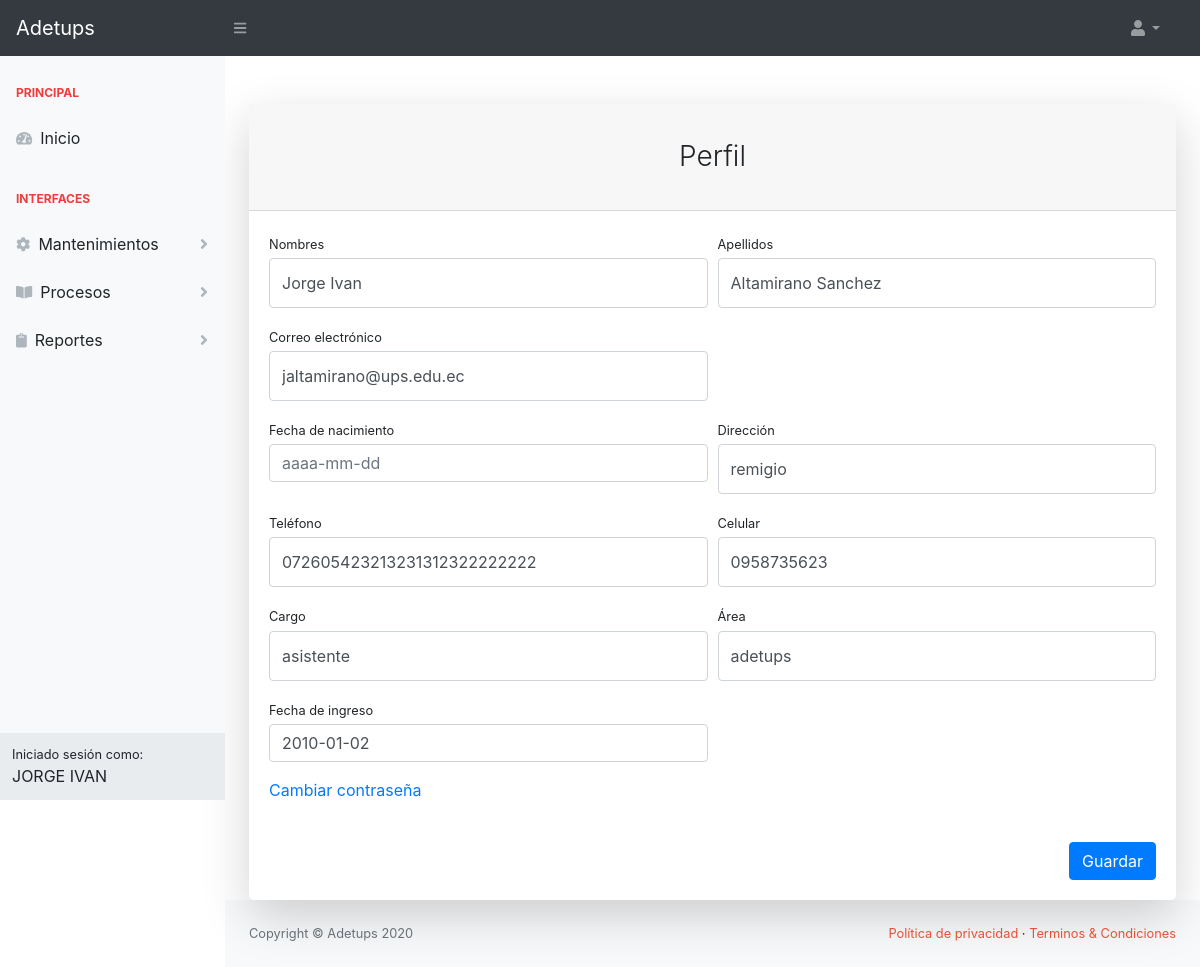
Screenshot of /asistente/usuarioupdate/33/ (signed in) with the database file from the repository.
### sistema/models.py (models this page shows, shortened)
class Usuario(AbstractBaseUser, PermissionsMixin):
    foto = models.ImageField(upload_to='img_perfil', null=True, blank=True, default='img_perfil/default-avatar.jpg')
    nombres = models.CharField(max_length=50, null=True, blank=True)
    date_joined = models.DateTimeField(default=timezone.now, null=True, blank=True)
    apellidos = models.CharField(max_length=50, null=True, blank=True)
    username = models.CharField(max_length=50, null=True, blank=True, unique=True)
    email = models.EmailField(unique=True, null=True, blank=True)
    fecha_nacimiento = models.DateField(null=True, blank=True)
    is_active = models.BooleanField(default=True, null=True, blank=True)
    is_staff = models.BooleanField(default=False, null=True, blank=True)
    tipo = models.CharField(max_length=20, null=True, blank=True)
    USERNAME_FIELD = 'username'
    objects = PersonalizadoBaseUserManager()

class Socio(models.Model):
    usuario = models.ForeignKey(Usuario, on_delete=models.CASCADE)
    direccion = models.CharField(max_length=80, null=True, blank=True)  # Field name made lowercase.
    telefono = models.CharField(max_length=15, null=True, blank=True)  # Field name made lowercase.
    celular = models.CharField(max_length=10, null=True, blank=True)  # Field name made lowercase.
    cargo = models.CharField(max_length=20, null=True, blank=True)  # Field name made lowercase.
    area = models.CharField(max_length=20, null=True, blank=True)  # Field name made lowercase.
    fecha_ingreso = models.DateField(blank=True, null=True)  # Field name made lowercase.
    is_garante = models.BooleanField(default=False, null=True, blank=True)
    rubros = models.ManyToManyField(RubroSocio, blank=True, null=True)

### asistente/views.py (the view, shortened to what this page needs)
# urls.py: path('usuarioupdate/<int:pk>/', UsuarioUpdate.as_view(),
class UsuarioUpdate(LoginRequiredMixin, UpdateView):
    model = Usuario
    template_name = 'asistente/perfil.html'
    fields = ['nombres', 'apellidos', 'fecha_nacimiento']
    def get_context_data(self, **kwargs):
        context = super().get_context_data(**kwargs)
        context['socio'] = Socio.objects.get(usuario_id=self.request.user.id)
        return context

### asistente/templates/asistente/perfil.html (shortened to what this page needs)
{% extends 'asistente/index.html' %}
{% block content %}
    <div class="card shadow-lg border-0 rounded-lg mt-5">
        <div class="card-header">
            <h3 class="text-center font-weight-light my-4">Perfil</h3></div>
        <div class="card-body">
            <form method="post" id="formularioId">
                <div class="form-row">
                    <div class="col-md-6">
                        <div class="form-group">
                            <label class="small mb-1" for="nombresId">Nombres</label>
                            <input class="form-control py-4" id="nombresId" name="nombres" type="text"
                                   placeholder="Ingrese los nombres" value="{{ request.user.nombres|default_if_none:""|title }}" required/>
                        </div>
                    </div>
                    <div class="col-md-6">
                        <div class="form-group">
                            <label class="small mb-1" for="apellidosId">Apellidos</label>
                            <input class="form-control py-4" id="apellidosId" name="apellidos" type="text"
                                   placeholder="Ingrese los apellidos" value="{{ request.user.apellidos|default_if_none:""|title  }}" required/>
                        </div>
                    </div>
                </div>
                <div class="form-row">
                    <div class="col-md-6">
                        <div class="form-group">
                            <label class="small mb-1" for="emailId">Correo electrónico</label>
                            <input class="form-control py-4" id="emailId" name="email" type="email"
                                   placeholder="Ingrese el correo electrónico" value="{{ request.user.email|default_if_none:"" }}"
                                   required/>
                        </div>
                    </div>
                </div>
                <div class="form-row">
                    <div class="col-md-6">
                        <label class="small mb-1" for="fecha_nacimientoId">Fecha de nacimiento</label>
                        <input pattern="(?:19|20)(?:(?:[13579][26]|[02468][048])-(?:(?:0[1-9]|1[0-2])-(?:0[1-9]|1[0-9]|2[0-9])|(?:(?!02)(?:0[1-9]|1[0-2])-(?:30))|(?:(?:0[13578]|1[02])-31))|(?:[0-9]{2}-(?:0[1-9]|1[0-2])-(?:0[1-9]|1[0-9]|2[0-8])|(?:(?!02)(?:0[1-9]|1[0-2])-(?:29|30))|(?:(?:0[13578]|1[02])-31)))"
                               class="form-control form-control-user" name="fecha_nacimiento"
                               id="fecha_nacimientoId" value="{{ request.user.fecha_nacimiento|default_if_none:"" }}"
                               placeholder="aaaa-mm-dd" autocomplete="off"
                               required/>
                    </div>
                    <div class="col-md-6">
                        <div class="form-group">
                            <label class="small mb-1" for="direccionId">Dirección</label>
                            <input class="form-control py-4" id="direccionId" name="direccion" type="text"
                                   placeholder="Ingrese la dirección" value="{{ socio.direccion|default_if_none:"" }}" required/>
                        </div>
                    </div>
                </div>
                <div class="form-row">
                    <div class="col-md-6">
                        <div class="form-group">
                            <label class="small mb-1" for="telefonoId">Teléfono</label>
                            <input class="form-control py-4" id="telefonoId" name="telefono" type="tel"
                                   placeholder="Ingrese el teléfono" value="{{ socio.telefono|default_if_none:"" }}"
                                   onkeypress="return soloNumeros(event)" required/>
                        </div>
                    </div>
                    <div class="col-md-6">
                        <div class="form-group">
                            <label class="small mb-1" for="celularId">Celular</label>
                            <input class="form-control py-4" id="celularId" name="celular" type="tel"
                                   placeholder="Ingrese el celular" value="{{ socio.celular|default_if_none:"" }}"
                                   onkeypress="return soloNumeros(event)" maxlength="10" minlength="10" required/>
                        </div>
                    </div>
                </div>
                <div class="form-row">
                    <div class="col-md-6">
                        <div class="form-group">
                            <label class="small mb-1" for="cargoId">Cargo</label>
                            <input class="form-control py-4" id="cargoId" name="cargo" type="text"
                                   placeholder="Ingrese el cargo" value="{{ socio.cargo|default_if_none:"" }}" required/>
                        </div>
                    </div>
                    <div class="col-md-6">
                        <div class="form-group">
                            <label class="small mb-1" for="areaId">Área</label>
                            <input class="form-control py-4" id="areaId" name="area" type="text"
                                   placeholder="Ingrese el area" value="{{ socio.area|default_if_none:"" }}" required/>
                        </div>
                    </div>
                </div>
                   <div class="form-row">
                    <div class="col-md-6">
                        <label class="small mb-1" for="fecha_ingresoId">Fecha de ingreso</label>
                        <input pattern="(?:19|20)(?:(?:[13579][26]|[02468][048])-(?:(?:0[1-9]|1[0-2])-(?:0[1-9]|1[0-9]|2[0-9])|(?:(?!02)(?:0[1-9]|1[0-2])-(?:30))|(?:(?:0[13578]|1[02])-31))|(?:[0-9]{2}-(?:0[1-9]|1[0-2])-(?:0[1-9]|1[0-9]|2[0-8])|(?:(?!02)(?:0[1-9]|1[0-2])-(?:29|30))|(?:(?:0[13578]|1[02])-31)))"
                               class="form-control form-control-user" name="fecha_ingreso"
                               id="fecha_ingresoId" value="{{ socio.fecha_ingreso|default_if_none:"" }}"
                               placeholder="aaaa-mm-dd" autocomplete="off"
                               required/>
                    </div>
                </div>
                <div class="form-row mt-3">
                    <div class="col-md-6">
                        <div class="form-group">
                            <a href="{% url 'asistente:cambiarpassword' %}">Cambiar contraseña</a>
                        </div>
                    </div>
                </div>
                <div class="form-group d-flex align-items-center justify-content-end mt-4 mb-0">
                    <button type="submit" class="btn btn-primary">Guardar</button>
                </div>
            </form>
        </div>
    </div>
{% endblock %}

### sistema/templates/sistema/base.html (shortened to what this page needs)
{% load static %}
<!DOCTYPE html>
<html lang="en">
<head>
    {% block css %}
        <link href="{% static 'css/styles.css' %}" rel="stylesheet"/>
        <link href="https://cdn.datatables.net/1.10.20/css/dataTables.bootstrap4.min.css" rel="stylesheet"
/>
        <link rel="stylesheet"
              href="https://cdn.jsdelivr.net/npm/bootstrap-select@1.13.14/dist/css/bootstrap-select.min.css">
        <link href="{% static 'css/datepicker.css' %}" rel="stylesheet">
        <link rel="stylesheet" href="https://cdn.datatables.net/buttons/1.6.5/css/buttons.dataTables.min.css">
    {% endblock %}
</head>
<body class="sb-nav-fixed">
<nav class="sb-topnav navbar navbar-expand navbar-dark bg-dark">
    <a class="navbar-brand">Adetups</a>
    <button class="btn btn-link btn-sm order-1 order-lg-0" id="sidebarToggle" href="#"><i class="fas fa-bars"></i>
    </button>
    <ul class="navbar-nav d-none d-md-inline-block form-inline ml-auto mr-0 mr-md-3 my-2 my-md-0">
        <li class="nav-item dropdown">
            <a class="nav-link dropdown-toggle" id="userDropdown" href="#" role="button" data-toggle="dropdown"
               aria-haspopup="true" aria-expanded="false"><i class="fas fa-user fa-fw"></i></a>
        </li>
    </ul>
</nav>
<div id="layoutSidenav">
    <div id="layoutSidenav_nav">
        <nav class="sb-sidenav accordion sb-sidenav-light" id="sidenavAccordion">
            <div class="sb-sidenav-menu">
                <div class="nav">
                    {% block navbar %}
                    {% endblock %}
                </div>
            </div>
            <div class="sb-sidenav-footer">
                <div class="small">Iniciado sesión como:</div>
                {{ request.user.nombres }}
            </div>
        </nav>
    </div>
    <div id="layoutSidenav_content">
        <main>
            <div class="container-fluid">
                {% block content %}
                {% endblock %}
            </div>
        </main>
        <footer class="py-4 bg-light mt-auto">
            <div class="container-fluid">
                <div class="d-flex align-items-center justify-content-between small">
                    <div class="text-muted">Copyright &copy; Adetups 2020</div>
                    <div>
                        <a href="#" class="text-adetups">Política de privacidad</a>
                        &middot;
                        <a href="#" class="text-adetups">Terminos &amp; Condiciones</a>
                    </div>
                </div>
            </div>
        </footer>
    </div>
</div>
</body>
</html>

### rows the page displays
Usuario: user.nombres "JORGE IVAN", nombres "Jorge Ivan", apellidos "Altamirano Sanchez", email "jaltamirano@ups.edu.ec"
Socio: direccion "remigio", telefono "072605423213231312322222222", celular "0958735623", cargo "asistente", area "adetups", fecha_ingreso "2010-01-02"
